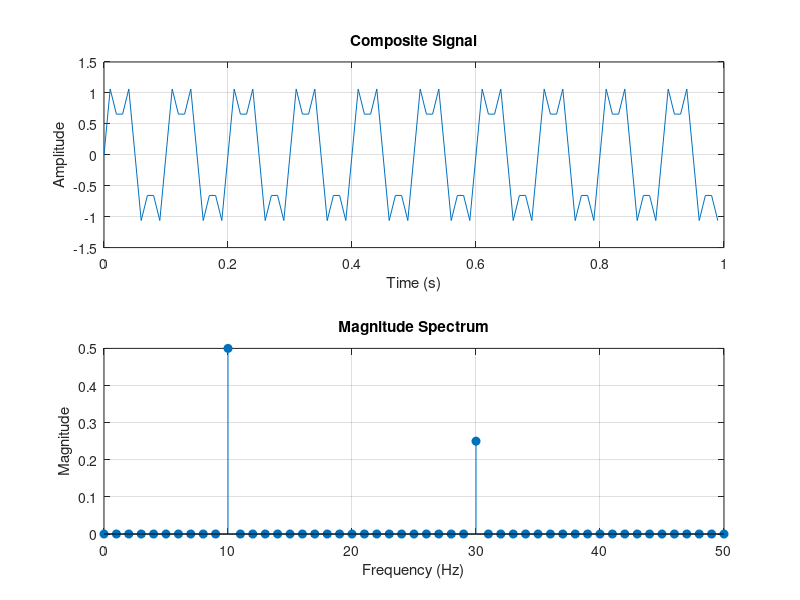

Recreate this plot in MATLAB.
clc;
clear;
close all;

Fs = 100;
t = 0:1/Fs:1-1/Fs;

% Composite signal (10 Hz and 30 Hz)
x = sin(2*pi*10*t) + 0.5*sin(2*pi*30*t);

% FFT
N = length(x);
X = fft(x);

% Magnitude spectrum
P = abs(X)/N;

% Frequency axis
f = (0:N-1)*(Fs/N);

% Plot composite signal
subplot(2,1,1)
plot(t, x)
title('Composite Signal')
xlabel('Time (s)')
ylabel('Amplitude')
grid on

% Plot magnitude spectrum
subplot(2,1,2)
stem(f, P, 'filled')
title('Magnitude Spectrum')
xlabel('Frequency (Hz)')
ylabel('Magnitude')
grid on
xlim([0 Fs/2])
